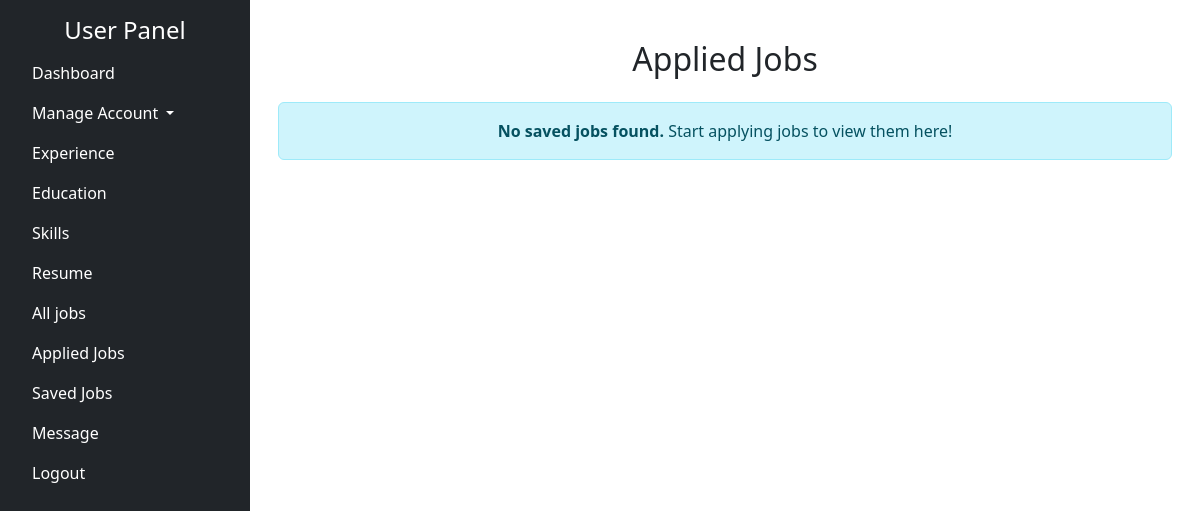
Page /appliedjobs (signed in) on the earlier database version.
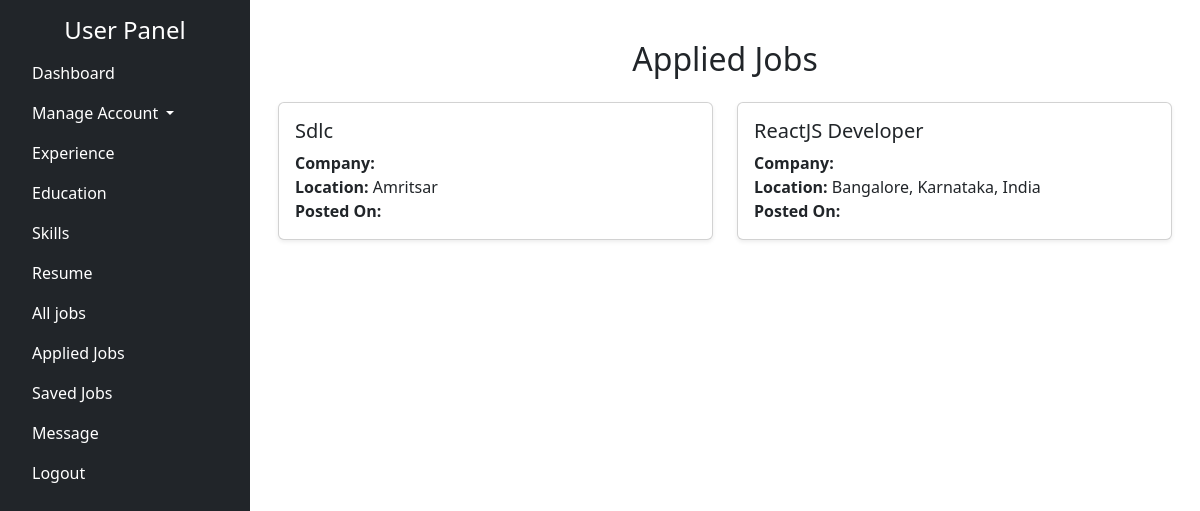
Same page on the later database version.
### myapp/models.py (models this page shows, shortened)
class Saved(models.Model):
    job= models.ForeignKey(Jobs,on_delete=models.CASCADE,default=1)
    seeker= models.ForeignKey(register_user,on_delete=models.CASCADE,default=1)
    status= models.CharField(max_length=255,blank=True,null=True,default="Saved")

class Jobs(models.Model):
    title = models.CharField(max_length=255)
    description = RichTextField(max_length=5000)
    budget_salary = models.CharField(max_length=255)
    education_req = models.CharField(max_length=255, blank=True, null=True)
    experience_req = models.CharField(max_length=255, blank=True, null=True)
    job_type = models.CharField(max_length=255)
    category = models.CharField(max_length=255)  # Storing category as a string
    location = models.CharField(max_length=255)  # Storing location as a string
    jobtag = models.CharField(max_length=255)
    deadline = models.CharField(max_length=255)
    vacancies = models.CharField(max_length=255, blank=True, null=True)
    status = models.CharField(max_length=255, blank=True, null=True, default='available')
    employer = models.CharField(max_length=255, blank=True, null=True)

### myapp/views.py (the view)
# urls.py: path('appliedjobs',views.appliedjobs,name='appliedjobs'),
def appliedjobs(request):
    email = request.session.get('user_email')
    user_instance = register_user.objects.get(email=email)  # Fetch user instance
    job_id = request.POST.get('job_id')  # Get job ID from POST request
    if job_id:
        job_instance = Jobs.objects.get(id=job_id)  # Fetch the job
        if not Saved.objects.filter(seeker=user_instance, job=job_instance, status='Apply').exists():
            Saved.objects.create(seeker=user_instance, job=job_instance, status='Apply')
        return redirect('appliedjobs')  # Redirect to prevent form resubmission
    data = Saved.objects.filter(seeker=user_instance, status='Apply')  # Fetch saved jobs
    return render(request, 'appliedjobs.html', {'data': data})

### templates/appliedjobs.html (shortened to what this page needs)
{% extends 'afterlogin.html' %}
{% block content %}
{% load static %}
<!DOCTYPE html>
<html lang="en">
<head>
</head>
<body>
<div class="container mt-4">
    <h2 class="text-center mb-4">Applied Jobs</h2>
    {% if data %}
        <div class="row">
            {% for job in data %}
                <div class="col-md-6">
                    <div class="card mb-3 shadow-sm">
                        <div class="card-body">
                            <h5 class="card-title">{{ job.job.title }}</h5>
                            <p class="card-text">
                                <strong>Company:</strong> {{ job.job.company }}<br>
                                <strong>Location:</strong> {{ job.job.location }}<br>
                                <strong>Posted On:</strong> {{ job.job.posted_date }}
                            </p>
                        </div>
                    </div>
                </div>
            {% endfor %}
        </div>
    {% else %}
        <div class="alert alert-info text-center">
            <strong>No saved jobs found.</strong> Start applying jobs to view them here!
        </div>
    {% endif %}
</div>
</body>
</html>
{% endblock %}

Differences in the rows shown:
added Saved: job "Sdlc", job.location "Amritsar"
added Saved: job "ReactJS Developer", job.location "Bangalore, Karnataka, India"
Other differences:
text no longer shown: "No saved jobs found. Start applying jobs to view them here!"
